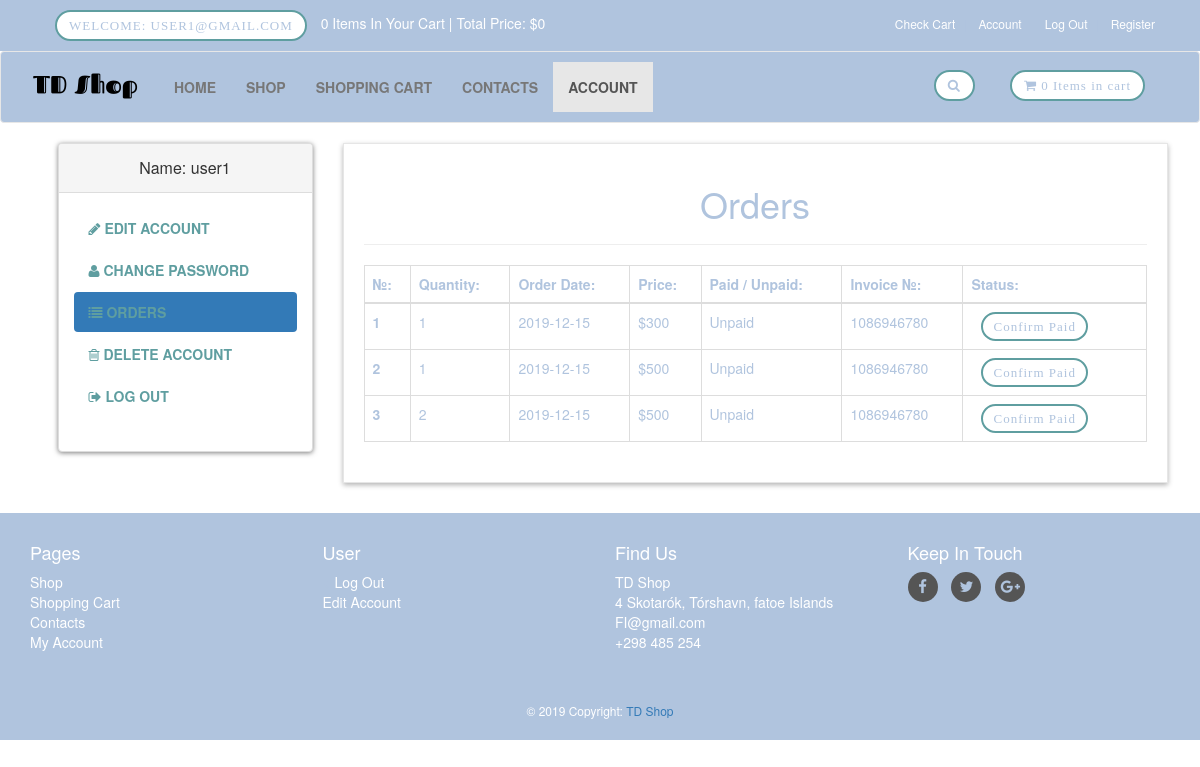
Before: /customer/account.php?orders (signed in) with the older database file.
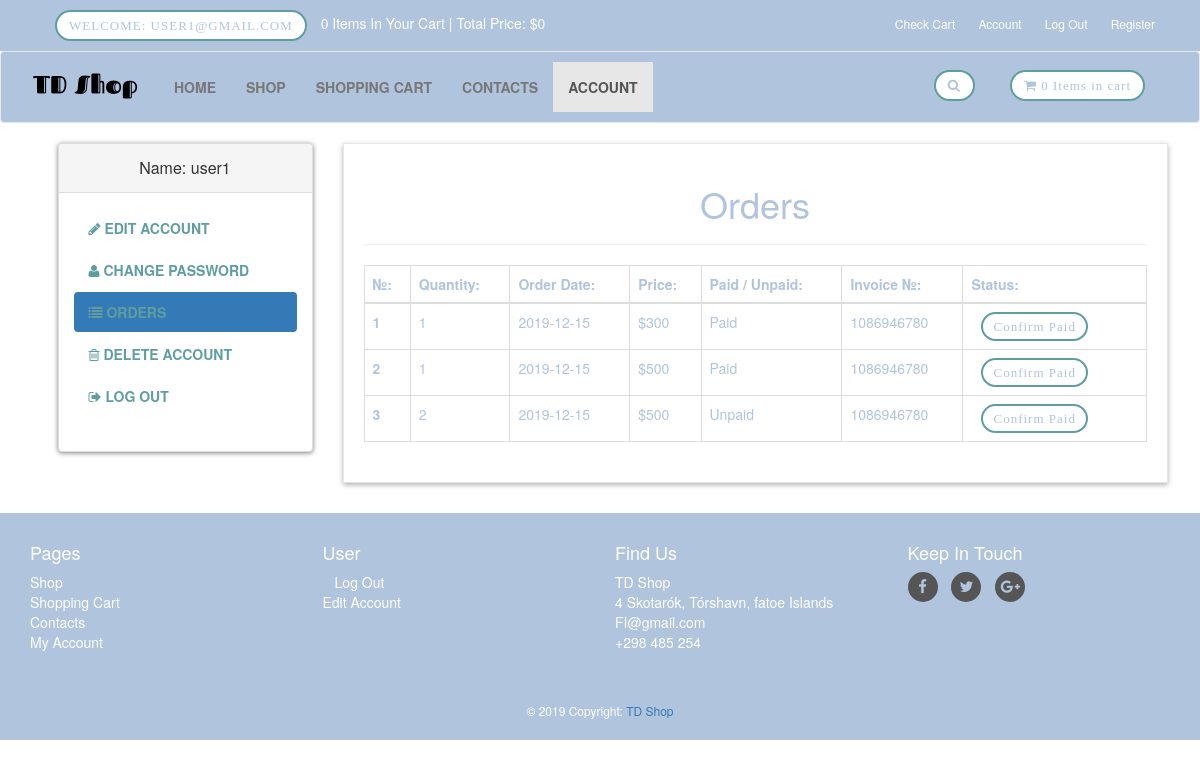
After: the same page with the newer database file.
### tables this page shows
CREATE TABLE `customers` (
  `customer_id` int(10) NOT NULL,
  `customer_name` varchar(255) NOT NULL,
  `customer_phone` varchar(255) NOT NULL,
  `customer_email` varchar(255) NOT NULL,
  `customer_address` text NOT NULL,
  `customer_city` text NOT NULL,
  `customer_country` text NOT NULL,
  `customer_pass` varchar(255) NOT NULL,
  `customer_ip` varchar(100) NOT NULL
);

CREATE TABLE `customer_orders` (
  `order_id` int(10) NOT NULL,
  `customer_id` int(10) NOT NULL,
  `qty` int(10) NOT NULL,
  `order_date` date NOT NULL,
  `price` int(100) NOT NULL,
  `order_status` text NOT NULL,
  `invoice_no` int(100) NOT NULL
);

### customer/orders.php (the view)
<center>
    <h1>Orders </h1>
</center>
<hr>
<div class="table-responsive">
    <table class="table table-bordered table-hover">
        <thead>
            <tr>
                <th> №: </th>
                <th> Quantity: </th>
                <th> Order Date:</th>
                <th> Price: </th>
                <th> Paid / Unpaid: </th>
                <th> Invoice №: </th>
                <th> Status: </th>
            </tr>
        </thead>
        <tbody>
            <?php
            $customer_session = $_SESSION['customer_email'];
            $get_customer = "select * from customers where customer_email='$customer_session'";
            $run_customer = mysqli_query($con,$get_customer);
            $row_customer = mysqli_fetch_array($run_customer);
            $customer_id = $row_customer['customer_id'];
            $get_orders = "select * from customer_orders where customer_id='$customer_id'";
            $run_orders = mysqli_query($con,$get_orders);
            $i = 0;
            while($row_orders = mysqli_fetch_array($run_orders)){
                $order_id = $row_orders['order_id'];
                $qty = $row_orders['qty'];
                $order_date = substr($row_orders['order_date'],0,11);
                $get_price = $row_orders['price'];
                $order_status = $row_orders['order_status'];
                $invoice_no = $row_orders['invoice_no'];
                $i++;
                if($order_status=='pending'){
                    $order_status = 'Unpaid';
                }else{
                    $order_status = 'Paid';
                }
            ?>
            <tr>
                <th> <?php echo $i; ?> </th>
                <td> <?php echo $qty; ?> </td>
                <td> <?php echo $order_date; ?> </td>
                <td> $<?php echo $get_price; ?> </td>
                <td> <?php echo $order_status; ?> </td>
                <td> <?php echo $invoice_no; ?> </td>
                <td>
                    <a href="confirm.php?order_id=<?php echo $order_id; ?>" target="_blank" class="btn btn-primary btn-sm"> Confirm Paid </a>
                </td>
            </tr>
            <?php } ?>
        </tbody>
    </table>
</div>

### customer/account.php (shortened to what this page needs)
<?php
if(!isset($_SESSION['customer_email'])){
    echo "<script>window.open('../checkout.php','_self')</script>";
}else{
include("functions/functions.php");
}
?>
<!DOCTYPE html>
<html lang="en">
<head>
    <link rel="stylesheet" href="styles/bootstrap-337.min.css">
    <link rel="stylesheet" href="font-awsome/css/font-awesome.min.css">
    <link rel="stylesheet" href="styles/style.css">
</head>
<body>
   <div id="top">
       <div class="container">
           <div class="col-md-6 offer">
            <a href="#" class="btn btn-success btn-primary">
                   <?php
                   if(!isset($_SESSION['customer_email'])){
                       echo "Welcome: Guest";
                   }else{
                       echo "Welcome: " . $_SESSION['customer_email'] . "";
                   }
                   ?>
               </a>
               <a href="../checkout.php" style="color:white"><?php items(); ?> Items In Your Cart | Total Price: <?php total_price(); ?> </a>
           </div>
           <div class="col-md-6">
               <ul class="menu">
                   <li>
                       <a href="../cart.php">Check Cart</a>
                   </li>
                   <li>
                       <a href="account.php">Account</a>
                   </li>
                   <li>
                     <a href="../checkout.php">
                     <?php
                     if(!isset($_SESSION['customer_email'])){
                          echo "<a href='../checkout.php'> Login </a>";
                         }else{
                          echo " <a href='logout.php'> Log Out </a> ";
                         }
                     ?>
                     </a>
                   </li>
                   <li>
                       <a href="../register.php">Register</a>
                   </li>
               </ul>
           </div>
       </div>
   </div>
   <div id="navbar" class="navbar navbar-default">
       <div class="container">
           <div class="navbar-header">
               <a href="../index.php" class="navbar-brand home">
                   <img src="images/Webshop-logo.png" alt="Webshop Logo" class="hidden-xs">
               </a>
           </div>
           <div class="navbar-collapse collapse" id="navigation">
               <div class="padding-nav">
                   <ul class="nav navbar-nav left">
                       <li >
                           <a href="../index.php">Home</a>
                       </li>
                       <li>
                           <a href="../shop.php">Shop</a>
                       </li>
                       <li>
                           <a href="../cart.php">Shopping Cart</a>
                       </li>
                       <li>
                           <a href="../contact.php">Contacts</a>
                       </li>
                        <li class="active">
                          <?php
                           if(!isset($_SESSION['customer_email'])){
                               echo"<a href='../checkout.php'>Account</a>";
                           }else{
                              echo"<a href='account.php?orders'>Account</a>";
                           }
                           ?>
                       </li>
                   </ul>
               </div>
               <a href="../cart.php" class="btn navbar-btn btn-primary right">
                   <i class="fa fa-shopping-cart"></i>
                   <span><?php items(); ?> Items in cart </span>
               </a>
               <div class="navbar-collapse collapse right">
                   <button class="btn btn-primary navbar-btn" type="button" data-toggle="collapse" data-target="#search">
                       <i class="fa fa-search"></i>
                   </button>
               </div>
           </div>
       </div>
   </div>
   <div id="content">
       <div class="container">
           <div class="col-md-3">
           <?php
            include("sidebar1.php");
            ?>
           </div>
           <div class="col-md-9">
               <div class="box">
                 <?php
                 if (isset($_GET['orders'])){
                     include("orders.php");
                 }
                 ?>
               </div>
           </div>
       </div>
   </div>
   <?php
    include("footer1.php");
    ?>
</body>
</html>

### customer/functions/functions.php (shortened to what this page needs)
<?php
$db = mysqli_connect("localhost","root","","TD-Shop");
function getIpFunc(){
    switch(true){
            default : return $_SERVER['REMOTE_ADDR'];
    }
}
function items(){
    global $db;
    $ip_add = getIpFunc();
    $get_items = "select * from cart where ip_add='$ip_add'";
    $run_items = mysqli_query($db,$get_items);
    $count_items = mysqli_num_rows($run_items);
    echo $count_items;
}
function total_price(){
    $total = 0;
    echo "$" . $total;
}
?>

### customer/sidebar1.php
<div class="panel panel-default sidebar-menu">
    <div class="panel-heading">
        <?php
        $customer_session = $_SESSION['customer_email'];
        $get_customer = "select * from customers where customer_email='$customer_session'";
        $run_customer = mysqli_query($con,$get_customer);
        $row_customer = mysqli_fetch_array($run_customer);
        $customer_name = $row_customer['customer_name'];
        if(!isset($_SESSION['customer_email'])){
        }else{
            echo "
                <h3 class='panel-title' align='center'>
                    Name: $customer_name
                </h3>
            ";
        }
        ?>
    </div>
    <div class="panel-body">
        <ul class="nav-pills nav-stacked nav category-menu">
            <li class="<?php if(isset($_GET['edit_acc'])){ echo "active"; } ?>">
                <a href="account.php?edit_acc">
                    <i class="fa fa-pencil"></i> Edit Account
                </a>
            </li>
            <li class="<?php if(isset($_GET['change_pass'])){ echo "active"; } ?>">
                <a href="account.php?change_pass">
                    <i class="fa fa-user"></i> Change Password
                </a>
            </li>
            <li class="<?php if(isset($_GET['orders'])){ echo "active"; } ?>">
                <a href="account.php?orders">
                    <i class="fa fa-list"></i> Orders
                </a>
            </li>
            <li class="<?php if(isset($_GET['delete_account'])){ echo "active"; } ?>">
                <a href="account.php?delete_account">
                    <i class="fa fa-trash-o"></i> Delete Account
                </a>
            </li>
            <li>
                <a href="logout.php">
                    <i class="fa fa-sign-out"></i> Log Out
                </a>
            </li>
        </ul>
    </div>
</div>

### customer/footer1.php (shortened to what this page needs)
<div id="footer">
    <div class="container">
        <div class="row">
            <div class="col-sm-6 col-md-3">
               <h4>Pages</h4>
                <ul>
                    <li><a href="../shop.php">Shop</a></li>
                    <li><a href="../cart.php">Shopping Cart</a></li>
                    <li><a href="../contact.php">Contacts</a></li>
                    <li>
                    <?php
                       if(!isset($_SESSION['customer_email'])){
                           echo"<a href='../checkout.php'>My Account</a>";
                       }else{
                          echo"<a href='account.php?orders'>My Account</a>";
                       }
                       ?>
                    </li>
                </ul>
            </div>
            <div class="com-sm-6 col-md-3">
                 <h4>User</h4>
                <ul>
                    <li><
                    <a href="../checkout.php">
                     <?php
                     if(!isset($_SESSION['customer_email'])){
                          echo "<a href='../checkout.php'> Login </a>";
                         }else{
                          echo " <a href='logout.php'> Log Out </a> ";
                         }
                     ?>
                     </a>
                    </li>
                    <li>
                        <?php
                           if(!isset($_SESSION['customer_email'])){
                               echo"<a href='../register.php'> Register </a>";
                           }else{
                              echo"<a href='account.php?edit_acc'> Edit Account </a>";
                           }
                           ?>
                    </li>
                </ul>
            </div>
            <div class="col-sm-6 col-md-3">
                <h4>Find Us</h4>
                <p>
                    <a>TD Shop</a>
                    <br/><a>4 Skotarók, Tórshavn, fatoe Islands</a>
                    <br/><a>FI@gmail.com</a>
                    <br/><a>+298 485 254</a>
                </p>
            </div>
            <div class="col-sm-6 col-md-3">
                <h4>Keep In Touch</h4>
                <p class="social">
                    <a href="#" class="fa fa-facebook"></a>
                    <a href="#" class="fa fa-twitter"></a>
                    <a href="#" class="fa fa-google-plus"></a>
                </p>
            </div>
        </div>
    </div>
</div>
<div id="copyright">
    <div class="container">
        <div class="footer-copyright text-center py-3 mdb-color indigo lighten-3 ">© 2019 Copyright:
            <a href="https://hestagentur.no/wp-content/uploads/2018/10/Thomas_Ekstro%CC%88m_Scandinavian_Traveler_05.jpg"> TD Shop</a>
        </div>
    </div>
</div>

### customer/styles/style.css (style rules this page uses)
body { font-size: 14px; line-height: 1.42857143; color: #B0C4DE; background: #ffffff; overflow-x: hidden; }
#top { background: #B0C4DE; color: #ffffff; padding: 10px 0; }
#top .offer { color: #ffffff; }
#top .offer .btn { text-transform: uppercase; }
#top a { color: #B0C4DE; }
#top ul.menu { padding-top: 5px; margin: 0px; text-align: right; font-size: 12px; list-style: none; }
#top ul.menu > li { display: inline-block; }
#top ul.menu > li a { color: #ffffff; }
#top ul.menu > li + li:before { content: "|\00a0"; color: #B0C4DE; padding: 0 5px; }
.navbar { background: #B0C4DE; }
.navbar-collapse .right { float: right; }
.navbar-brand { float: left; padding: 10px 15px; font-size: 18px; line-height: 20px; height: 70px; }
.navbar ul.nav > li > a { text-transform: uppercase; font-weight: bold; font-size: 14px; background: #B0C4DE; }
.padding-nav { padding-top: 10px; }
.btn { margin-left: 10px; margin-right: 10px; }
.btn-primary { font-family: Raleway-SemiBold; font-size: 13px; color: #B0C4DE; letter-spacing: 1px; line-height: 15px; border: 2px solid #5F9EA0; border-radius: 40px; background: transparent; background-color: #fff !important; transition: all 0.3s ease 0s; }
.box { background: #ffffff; margin: 0 0 30px; border: solid 1px #e6e6e6; box-sizing: border-box; padding: 20px; box-shadow: 0px 2px 5px rgba(0, 0, 0, .3); }
#content { padding-left: 25px; }
#footer { background: #B0C4DE; padding: 20px 0; }
#footer a { color: #ffffff; padding: 0; text-decoration: none; }
#footer ul { list-style: none; padding-left: 0px; }
#footer h4 { color: #ffffff; }
#footer .social { text-align: left; }
#footer .social a { margin: 0px 10px 0px 0px; display: inline-block; color: #B0C4DE; width: 30px; height: 30px; border-radius: 15px; line-height: 30px; font-size: 15px; text-align: center; vertical-align: bottom; background: #555555; text-decoration: none; }
#copyright { background: #B0C4DE; color: #ffffff; padding: 20px 0px; font-size: 12px; }
#content .panel.sidebar-menu { box-sizing: border-box; box-shadow: 0px 1px 5px rgba(0, 0, 0, .5); }
#content .panel.sidebar-menu ul.nav.category-menu { margin-bottom: 20px; }
#content .panel.sidebar-menu ul.nav.category-menu li a { text-transform: uppercase; font-weight: 600; color: #5F9EA0; }
#content .panel.sidebar-menu h3 { padding: 5px 0px; margin: 0px; }

Changed rows visible on the page:
changed customer_orders (number 1 of 3 on the later page): order_status "Unpaid" → "Paid"
changed customer_orders (number 2 of 3 on the later page): order_status "Unpaid" → "Paid"
